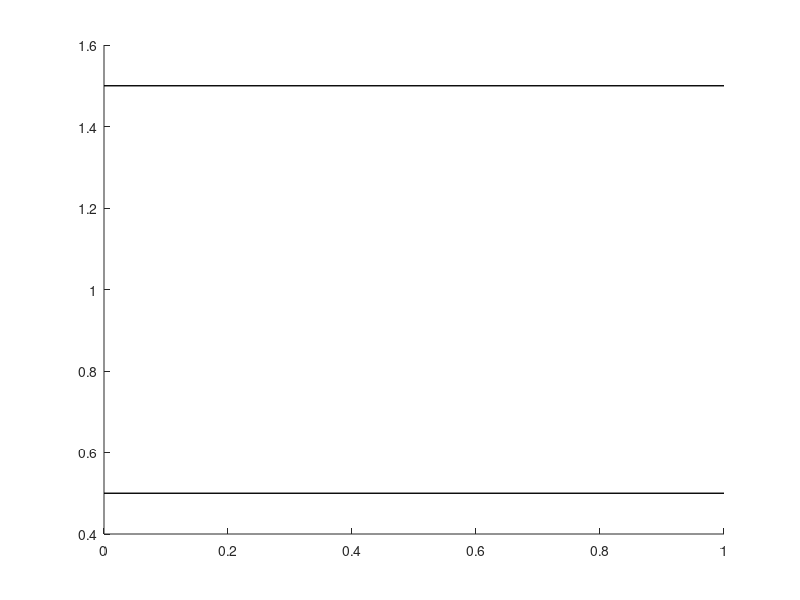

Source code (MATLAB):
function make_lines_horizontal(line_pos, colorcode, linewidth, linestyle)
%
% make_lines_horizontal(line_pos,colorcode,linewidth);
%

%if nargin == 0;  help( mfilename ); return; end;

if ~exist( 'line_pos', 'var' ) || isempty( line_pos );
    ylimits = get(gca,'ylim');
    line_pos = round( [ylimits(1):ylimits(2)] );
end;

if ~exist('colorcode', 'var'); colorcode = 'k'; end;
if ~exist('linewidth', 'var'); linewidth = 1; end;
if ~exist('linestyle', 'var'); linestyle='-'; end;

xlim = get(gca, 'xlim');
hold on;
for i = 1:length( line_pos );
  hold on;
  plot( [xlim(1) xlim(2)], 0.5+line_pos(i)*[1 1], '-',...
	'LineWidth', linewidth,...       
	'Color', colorcode,...
    'LineStyle',linestyle );
end;
hold off;
